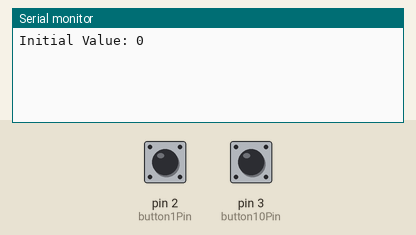
The sketch below on a simulated Arduino Uno, built with avr-gcc and run on an emulated ATmega328P. Parts: the last lines printed to the serial monitor. The test bench sets the inputs (shaded band); at power-on: pin 2 (button1Pin) LOW, pin 3 (button10Pin) LOW.

Above: at 1.2 s.
1.3 s: pin 2 (button1Pin) pulled HIGH for 0.15 s
At 2.2 s:
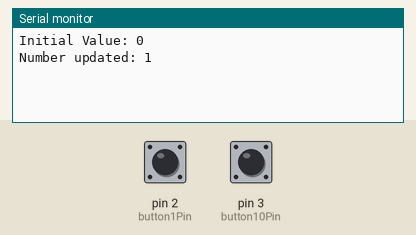
2.9 s: pin 3 (button10Pin) pulled HIGH for 0.15 s
At 3.4 s:
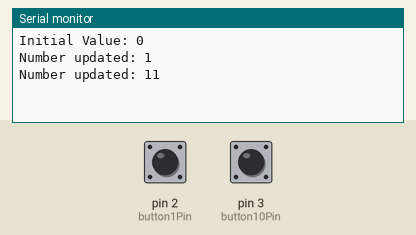
4.5 s: pin 2 (button1Pin) pulled HIGH for 1 s
At 5.8 s:
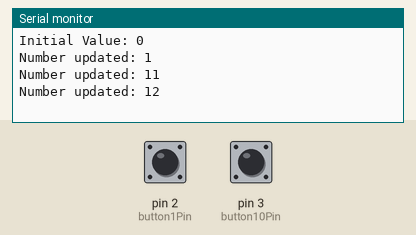
7.0 s: pin 3 (button10Pin) pulled HIGH for 1 s
At 7.7 s:
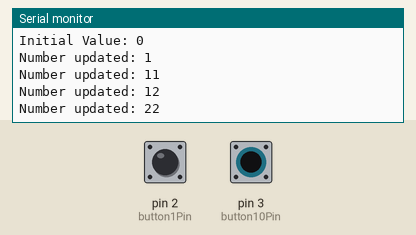
Timing chart, 0 to 10.0 s (numbered marks = the images above; inputs shaded):
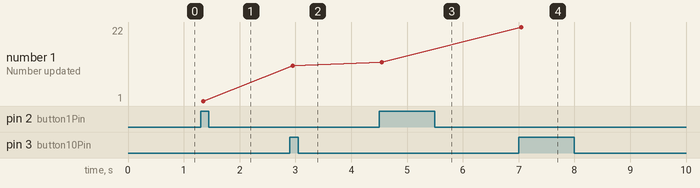

The sketch:

ldr_light_detector.ino
```cpp
int button1Pin = 2;
int button10Pin = 3;
int number = 0;

int lastState1 = LOW;
int lastState10 = LOW;

void setup() {
  // Using INPUT_PULLUP is safer if you don't have external resistors.
  // Note: This inverts logic (LOW = pressed), but for this fix,
  // I'll assume you have external resistors and stay with INPUT.
  pinMode(button1Pin, INPUT);
  pinMode(button10Pin, INPUT);

  Serial.begin(9600);
  Serial.print("Initial Value: ");
  Serial.println(number);
}

void loop() {
  // 1. Read current states
  int currentState1 = digitalRead(button1Pin);
  int currentState10 = digitalRead(button10Pin);

  bool changed = false;

  // 2. Check for Button 1 (Rising Edge)
  if (currentState1 == HIGH && lastState1 == LOW) {
    number += 1;
    changed = true;
    delay(50); // Simple debouncing
  }

  // 3. Check for Button 10 (Rising Edge)
  if (currentState10 == HIGH && lastState10 == LOW) {
    number += 10;
    changed = true;
    delay(50); // Simple debouncing
  }

  // 4. Only print if something happened
  if (changed) {
    Serial.print("Number updated: ");
    Serial.println(number);
  }

  // 5. Save states for next loop
  lastState1 = currentState1;
  lastState10 = currentState10;
}
```

Measured:
- after the input at 1.3 s, the serial monitor: prints a new line after 0.05 s (image 1)
- after the input at 2.9 s, the serial monitor: prints a new line after 0.05 s (image 2)
- after the input at 4.5 s, the serial monitor: prints a new line after 0.05 s (image 3)
- after the input at 7.0 s, the serial monitor: prints a new line after 0.05 s (image 4)
- plotted number 1: 1 → 11 after the input at 2.9 s, 11 → 12 after the input at 4.5 s, 12 → 22 after the input at 7.0 s
